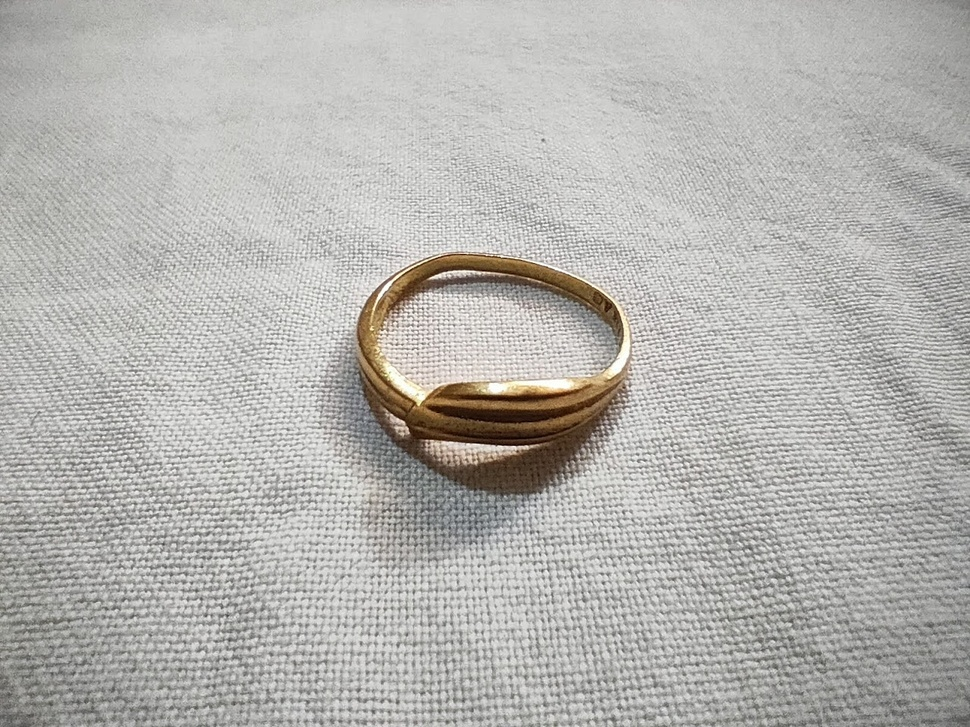
#> input picture segmentation/simple1.jpg, 970 x 727 px, shrunk from 1279 x 959 before the run, found by its file name
$ python binary.py
#> lines starting #> are read from the running program, lines starting #| are printed output that depends on the picture; after the words box and inside, x2 and y2 are one past the last pixel; in counts of white or black regions, pixels touching at a corner belong together
import cv2
import numpy as np
import matplotlib.pyplot as plt

image_path = 'segmentation\simple1.jpg'
image = cv2.imread(image_path, cv2.IMREAD_GRAYSCALE)
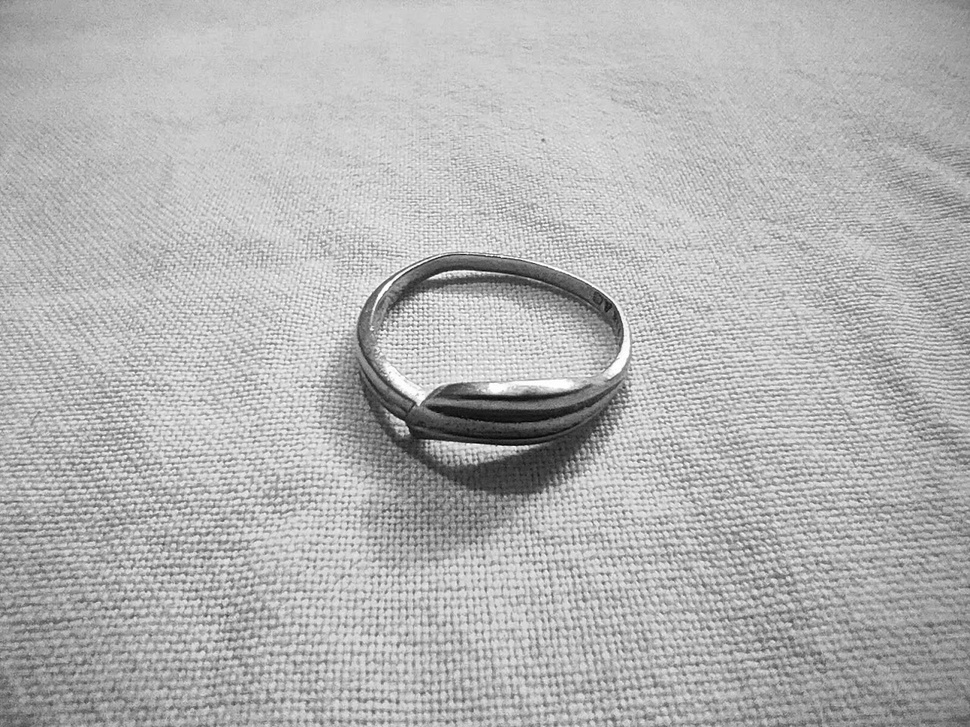
#> image: shape (727, 970); min 2, max 255, mean 179.5

# Apply Gaussian Blur to smooth the image
blurred = cv2.GaussianBlur(image, (5, 5), 0)

# Apply binary thresholding
_, binary = cv2.threshold(blurred, 127, 255, cv2.THRESH_BINARY)
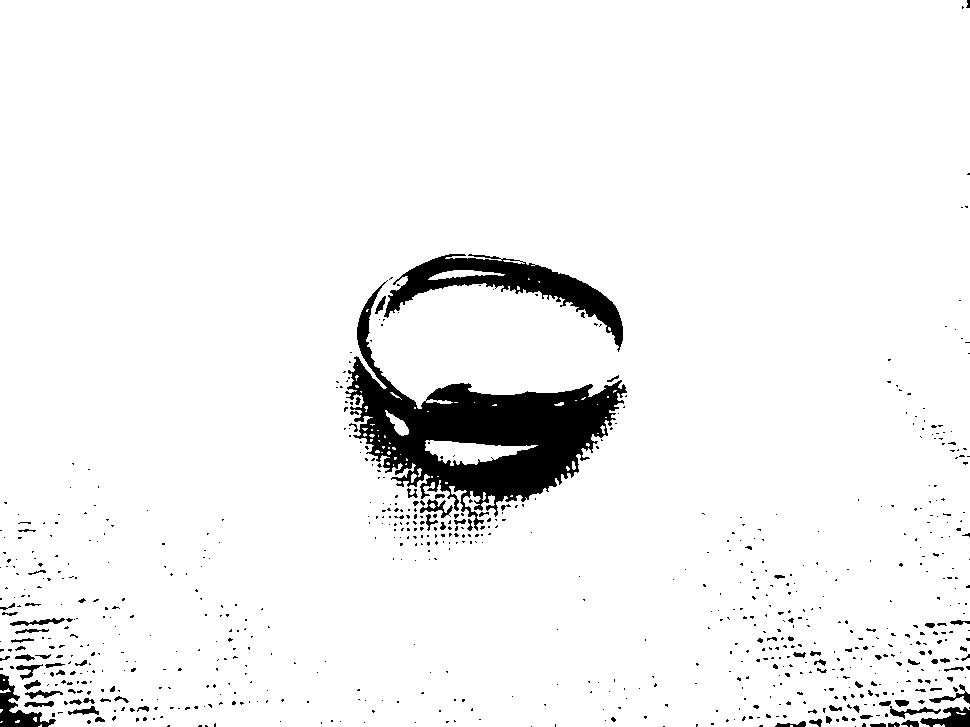
#> binary: shape (727, 970); 94.7% white; 744 black regions (657 under 20 px), largest, box (x1, y1, x2, y2) and area: (345, 280, 627, 531) 21561, (384, 254, 623, 352) 6235, (0, 674, 56, 727) 1053

# Display the original and binary images
plt.figure(figsize=(10, 5))
plt.subplot(1, 2, 1)
plt.title("Original Image")
plt.imshow(image, cmap='gray')

plt.subplot(1, 2, 2)
plt.title("Binary Segmentation")
plt.imshow(binary, cmap='gray')
plt.show()
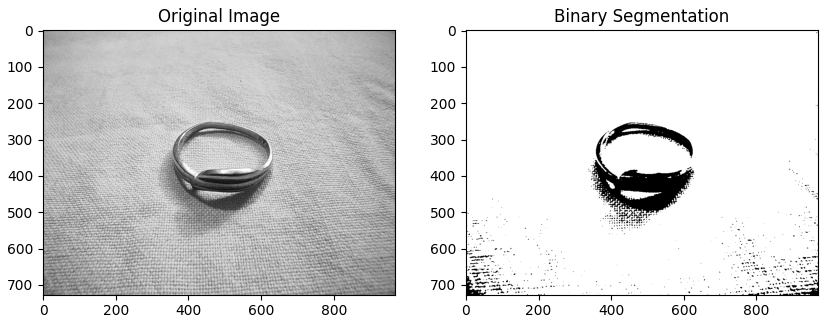
#> figure drawn by matplotlib, 2 panels

# Save the binary image if needed
# output_path = 'path_to_save_binary_image.jpg'  # Replace with your output path
# cv2.imwrite(output_path, binary)

$ run again, with segmentation/simple2.jpg copied over segmentation/simple1.jpg
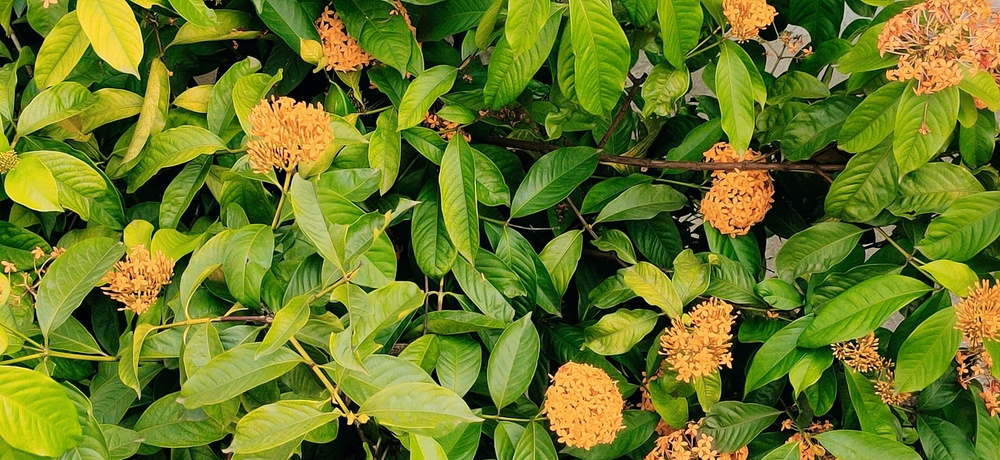
#> input picture segmentation/simple2.jpg, 1000 x 460 px, shrunk from 1920 x 883 before the run, found by its file name
#> `_, binary = cv2.threshold(blurred, 127, 255, cv2.THRESH_BINARY)`:
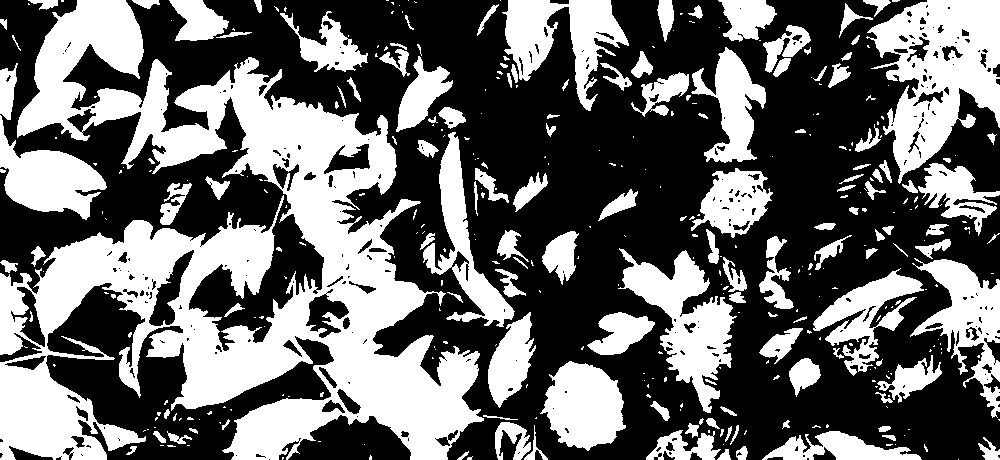
#> binary: shape (460, 1000); 41.2% white; 372 white regions (235 under 20 px), largest, box (x1, y1, x2, y2) and area: (0, 0, 484, 460) 90067, (866, 0, 1000, 184) 13400, (618, 248, 737, 413) 7604
#> `plt.show()`:
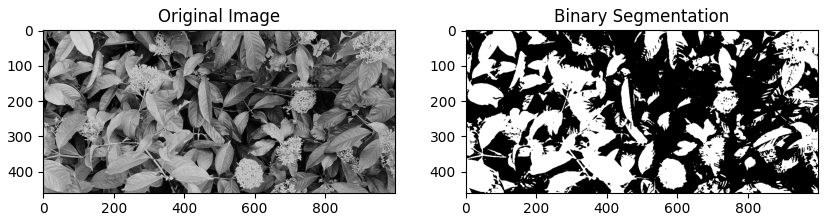
#> figure drawn by matplotlib, 2 panels

$ run again, with segmentation/IMG20201004130442.jpg copied over segmentation/simple1.jpg
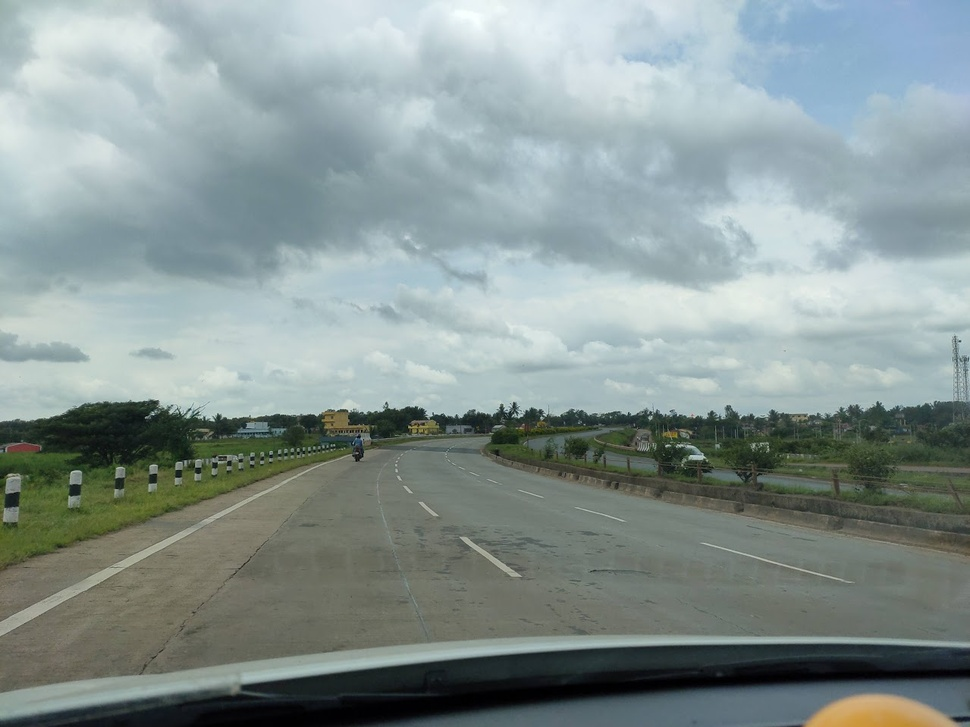
#> input picture segmentation/IMG20201004130442.jpg, 970 x 727 px, shrunk from 1279 x 959 before the run, found by its file name
#> `_, binary = cv2.threshold(blurred, 127, 255, cv2.THRESH_BINARY)`:
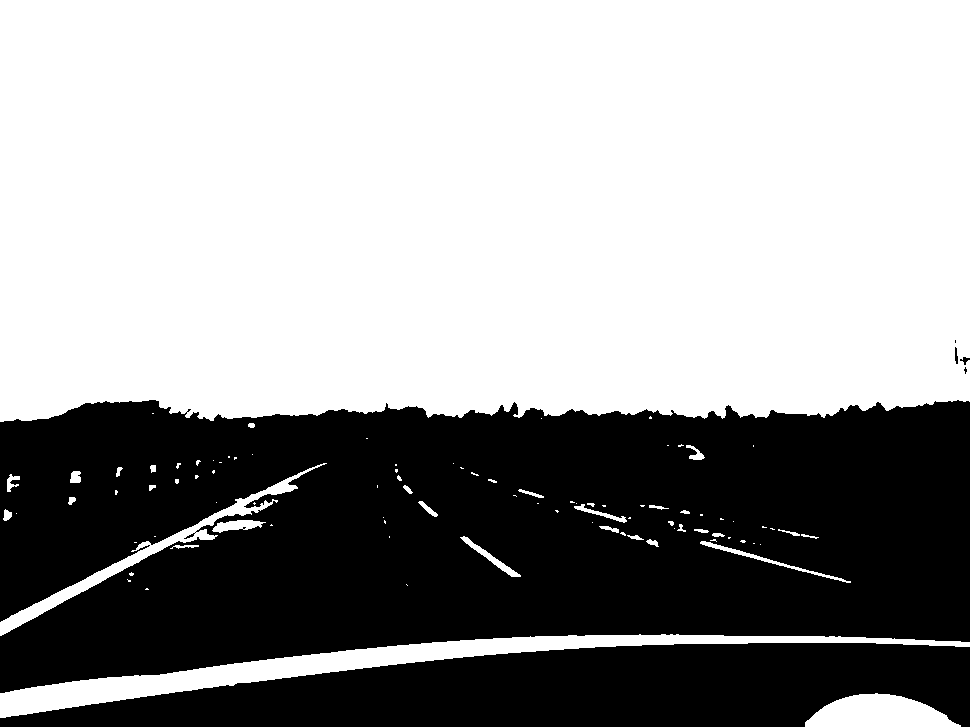
#> binary: shape (727, 970); 60.3% white; 6 black regions (2 under 20 px), largest, box (x1, y1, x2, y2) and area: (0, 400, 970, 693) 224011, (0, 643, 970, 727) 56181, (955, 347, 958, 364) 38, (960, 357, 970, 365) 37
#> `plt.show()`:
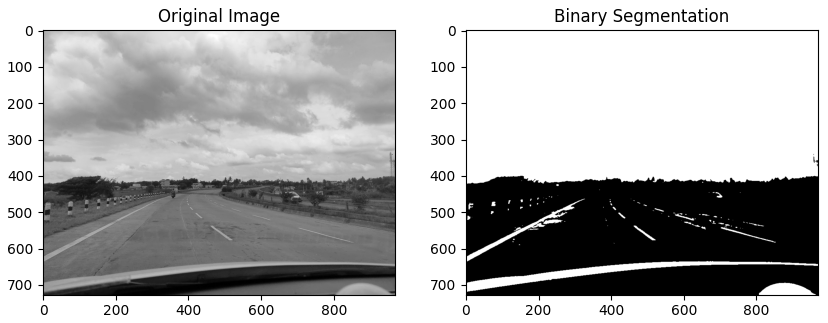
#> figure drawn by matplotlib, 2 panels
